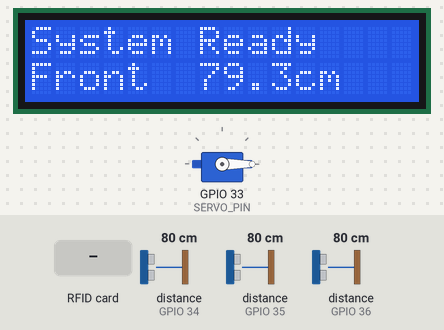
Recording of a sketch running on a simulated ESP32. Parts: 16×2 character LCD, servo. Wiring (inferred from the names in the program): 3 × ultrasonic range finder: trigger GPIO 13, echo GPIO 34 / trigger GPIO 14, echo GPIO 35 / trigger GPIO 27, echo GPIO 36; IR receiver: data GPIO 39. Inputs (shaded band) come from the test bench; at power-on: distance to the obstacle (sensors on GPIO 34, GPIO 35, GPIO 36) 80 cm. The echo pulse lasts 58.3 µs per cm; what the sketch prints to the serial monitor is not drawn.

Above: at 1.3 s.
1.4 s: RFID card 1A 2B 3C 4D held to the reader
At 2.8 s:
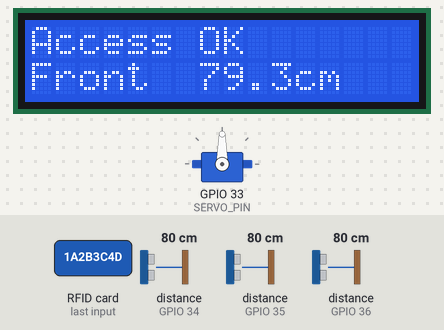
3.1 s: distance to the obstacle (sensor on GPIO 34) set to 120 cm
At 5.8 s:
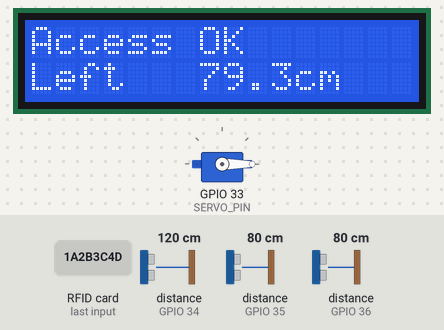
6.1 s: distance to the obstacle (sensor on GPIO 35) set to 120 cm
At 7.5 s:
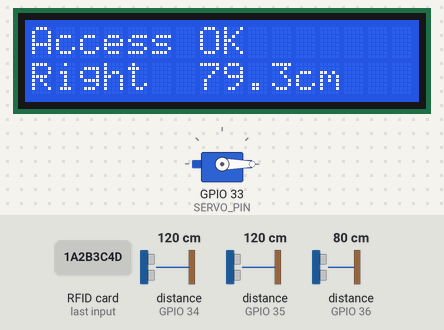
7.8 s: RFID card 04 A1 B2 C3 held to the reader
At 8.3 s:
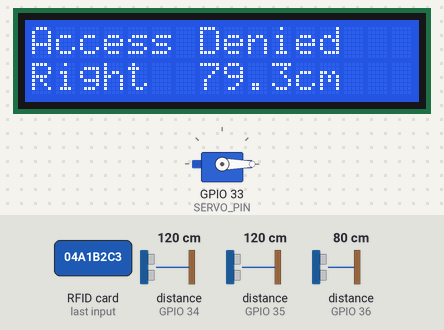
9.3 s: distance to the obstacle (sensor on GPIO 36) set to 120 cm
At 10.7 s:
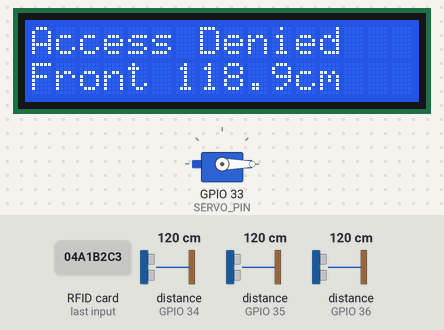
11.0 s: distance to the obstacle (sensor on GPIO 34) set to 250 cm
At 12.6 s:
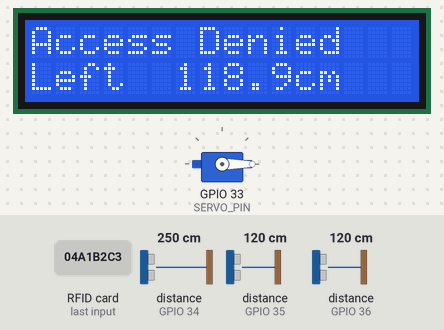
Timing chart, 0 to 13.8 s (numbered marks = the images above; inputs shaded):
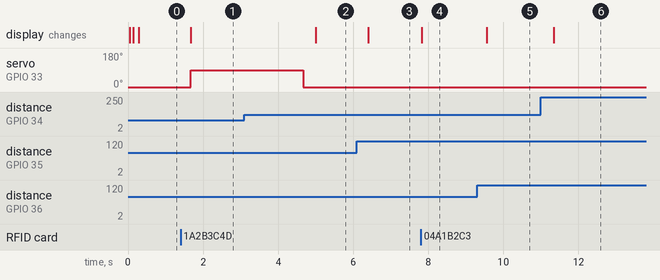

The sketch:

main_system.ino
```cpp
// ESP32 NodeMCU-32S (WROOM-32, 38-pin) — HC-SR04x3 + RC522 (whitelisted) + IR exit + LCD 16x2 I2C
//                       + 6x status LED + shared SG90 gate + optional Blynk IoT
// Zero workarounds: VSPI (18/19/23/5) and I2C (21/22) hardware defaults used as-is;
// GPIO2 is the one strap pin used, LED-only, safe.

#include "blynk_config.h"   // must come before any Blynk library include
#if ENABLE_BLYNK
  #include <WiFi.h>
  #include <BlynkSimpleEsp32.h>
#endif

#include <SPI.h>
#include <MFRC522.h>
#include <Wire.h>
#include <LiquidCrystal_I2C.h>
#include <ESP32Servo.h>
#include "rfid_whitelist.h"

// -- HC-SR04 + per-slot status LEDs --------------------
struct Sensor { uint8_t trig; uint8_t echo; uint8_t redPin; uint8_t greenPin; const char* label; };
const Sensor sensors[] = {
  { 13, 34, 25, 2,  "Front" },
  { 14, 35, 26, 16, "Left"  },
  { 27, 36, 32, 17, "Right" },
};
const int NUM_S = sizeof(sensors) / sizeof(sensors[0]);
const float OCCUPIED_CM = 10.0f; // distance below this = slot occupied
bool slotOccupied[NUM_S] = { false, false, false };

// -- RC522 -- VSPI default pins (classic ESP32), no workaround needed --
#define SPI_SCK   18
#define SPI_MISO  19
#define SPI_MOSI  23
#define RC_SS     5
#define RC_RST    4
MFRC522 rfid(RC_SS, RC_RST);

// -- LCD I2C -- default Wire pins on classic ESP32 --------
#define LCD_SDA   21
#define LCD_SCL   22
#define LCD_ADDR  0x27
LiquidCrystal_I2C lcd(LCD_ADDR, 16, 2);

// -- IR sensor -- exit lane obstacle detect -------------
#define IR_PIN 39
#define IR_OBSTACLE_STATE LOW  // most IR modules pull LOW when blocked — flip if inverted

// -- Servo SG90 -- shared entry/exit gate ---------------
#define SERVO_PIN 33
Servo gate;
const int GATE_CLOSED = 0;
const int GATE_OPEN   = 90;
const unsigned long GATE_OPEN_MS = 3000;

#if ENABLE_BLYNK
unsigned long lastBlynkPush = 0;
#endif

float readDistance(uint8_t trig, uint8_t echo) {
  digitalWrite(trig, LOW);  delayMicroseconds(2);
  digitalWrite(trig, HIGH); delayMicroseconds(10);
  digitalWrite(trig, LOW);
  long d = pulseIn(echo, HIGH, 30000);
  return (d == 0) ? -1 : d * 0.034f / 2.0f;
}

void openGate() {
  gate.write(GATE_OPEN);
  delay(GATE_OPEN_MS);
  gate.write(GATE_CLOSED);
}

#if ENABLE_BLYNK
BLYNK_WRITE(V1) {
  if (param.asInt()) openGate(); // manual gate trigger from the app
}
#endif

void setup() {
  Serial.begin(115200);

  // VSPI -- direct, no HSPI class needed (classic ESP32 default)
  SPI.begin(SPI_SCK, SPI_MISO, SPI_MOSI, RC_SS);
  rfid.PCD_Init();
  Serial.println("RC522 ready");

  // HC-SR04 + slot LEDs
  for (int i = 0; i < NUM_S; i++) {
    pinMode(sensors[i].trig, OUTPUT);
    pinMode(sensors[i].echo, INPUT);
    digitalWrite(sensors[i].trig, LOW);
    pinMode(sensors[i].redPin, OUTPUT);
    pinMode(sensors[i].greenPin, OUTPUT);
  }

  // IR exit sensor
  pinMode(IR_PIN, INPUT);

  // I2C -- no remap needed, GPIO21/GPIO22 are Wire defaults on classic ESP32
  Wire.begin(LCD_SDA, LCD_SCL);
  lcd.init();
  lcd.backlight();
  lcd.setCursor(0, 0); lcd.print("System Ready    ");
  lcd.setCursor(0, 1); lcd.print("Scan RFID card  ");

  // Servo gate -- start closed
  gate.attach(SERVO_PIN);
  gate.write(GATE_CLOSED);

#if ENABLE_BLYNK
  WiFi.begin(WIFI_SSID, WIFI_PASS);
  Blynk.config(BLYNK_AUTH_TOKEN);
  Blynk.connect();
#endif
}

void loop() {
#if ENABLE_BLYNK
  Blynk.run();
#endif

  float dist[NUM_S];
  float minDist = 9999; int minIdx = 0;

  for (int i = 0; i < NUM_S; i++) {
    dist[i] = readDistance(sensors[i].trig, sensors[i].echo);
    slotOccupied[i] = (dist[i] > 0 && dist[i] < OCCUPIED_CM);
    digitalWrite(sensors[i].redPin, slotOccupied[i] ? HIGH : LOW);
    digitalWrite(sensors[i].greenPin, slotOccupied[i] ? LOW : HIGH);
    if (dist[i] > 0 && dist[i] < minDist) { minDist = dist[i]; minIdx = i; }
    Serial.printf("[%s] %s cm\n", sensors[i].label,
                  dist[i] < 0 ? "---" : String(dist[i], 1).c_str());
    delay(30);
  }

  lcd.setCursor(0, 1);
  if (minDist < 9999)
    lcd.printf("%-5s %5.1fcm    ", sensors[minIdx].label, minDist);
  else
    lcd.print("No object       ");

  // Entry — RFID, whitelist-gated
  if (rfid.PICC_IsNewCardPresent() && rfid.PICC_ReadCardSerial()) {
    String uid = "";
    for (byte i = 0; i < rfid.uid.size; i++)
      uid += String(rfid.uid.uidByte[i], HEX);
    uid.toUpperCase();
    Serial.println("Card: " + uid);
    lcd.setCursor(0, 0);
    if (isWhitelisted(uid)) {
      lcd.print("Access OK       ");
      openGate();
    } else {
      lcd.print("Access Denied   ");
    }
    rfid.PICC_HaltA();
    rfid.PCD_StopCrypto1();
  }

  // Exit — IR sensor, no auth needed, opens the same shared gate
  if (digitalRead(IR_PIN) == IR_OBSTACLE_STATE) {
    Serial.println("Exit IR triggered");
    openGate();
  }

#if ENABLE_BLYNK
  if (millis() - lastBlynkPush > 1000) {
    int freeSlots = 0;
    for (int i = 0; i < NUM_S; i++) if (!slotOccupied[i]) freeSlots++;
    Blynk.virtualWrite(V0, freeSlots);
    lastBlynkPush = millis();
  }
#endif

  delay(200);
}
```

rfid_whitelist.h
```cpp
// RFID UID whitelist — hardcoded list of cards allowed through the gate.
//
// To find a card's UID: flash arduino/tests/test_rc522/test_rc522.ino,
// open Serial Monitor at 115200 baud, scan the card, copy the printed
// "Card UID: ..." value (uppercase hex, no spaces) into ALLOWED_UIDS below.

#pragma once

const char* ALLOWED_UIDS[] = {
  "04A1B2C3",   // placeholder — replace with a real scanned UID
  "1A2B3C4D",   // placeholder — add more rows as needed
};
const int NUM_ALLOWED_UIDS = sizeof(ALLOWED_UIDS) / sizeof(ALLOWED_UIDS[0]);

bool isWhitelisted(const String& uid) {
  for (int i = 0; i < NUM_ALLOWED_UIDS; i++) {
    if (uid.equalsIgnoreCase(ALLOWED_UIDS[i])) return true;
  }
  return false;
}
```

blynk_config.h
```cpp
// Blynk IoT setup — optional. Reports free-slot count, optional manual gate
// trigger from the app. Sketch compiles and runs fine with this left at 0.
//
// Steps to enable:
//   1. Create a new template at https://blynk.cloud (or the Blynk IoT app)
//   2. Copy the Template ID and Template Name from the template's Info tab
//   3. Create a device from that template, copy its Auth Token (Device Info)
//   4. Paste all three below, fill in your WiFi SSID/password
//   5. Set ENABLE_BLYNK to 1
//   6. Install the "Blynk" library (by Volodymyr Shymanskyy) via Library Manager
//   7. In the Blynk app/web dashboard, add a "Labeled Value" widget bound to
//      V0 (free slot count), optionally a "Button" widget bound to V1 (manual
//      gate trigger)

#pragma once

#define ENABLE_BLYNK 0   // set to 1 once credentials below are filled in

#if ENABLE_BLYNK
  #define BLYNK_TEMPLATE_ID   "TMPLxxxxxx"
  #define BLYNK_TEMPLATE_NAME "Parking System"
  #define BLYNK_AUTH_TOKEN    "your-auth-token-here"

  const char* WIFI_SSID = "your-wifi-ssid";
  const char* WIFI_PASS = "your-wifi-password";
#endif
```

Measured:
- after the input at 1.4 s, servo on GPIO 33 (SERVO_PIN): 0° → 90° after 0.27 s; the display: changes after 0.27 s (image 1)
- after the input at 3.1 s, the display: changes after 1.9 s (image 2)
- after the input at 6.1 s, the display: changes after 0.30 s (image 3)
- after the input at 7.8 s, the display: changes at once (image 4)
- after the input at 9.3 s, the display: changes after 0.26 s (image 5)
- after the input at 11.0 s, the display: changes after 0.34 s (image 6)
